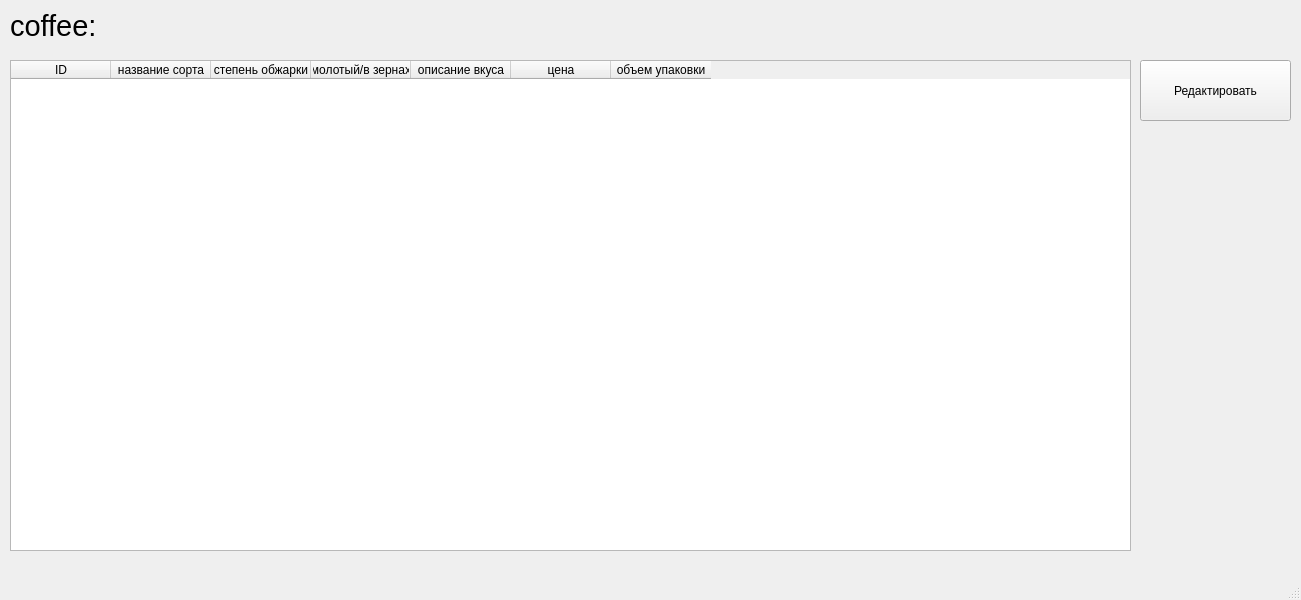
<?xml version="1.0" encoding="UTF-8"?>
<ui version="4.0">
 <class>MainWindow</class>
 <widget class="QMainWindow" name="MainWindow">
  <property name="geometry">
   <rect>
    <x>0</x>
    <y>0</y>
    <width>1301</width>
    <height>600</height>
   </rect>
  </property>
  <property name="windowTitle">
   <string>MainWindow</string>
  </property>
  <widget class="QWidget" name="centralwidget">
   <widget class="QTableWidget" name="tableWidget">
    <property name="geometry">
     <rect>
      <x>10</x>
      <y>60</y>
      <width>1121</width>
      <height>491</height>
     </rect>
    </property>
    <property name="editTriggers">
     <set>QAbstractItemView::NoEditTriggers</set>
    </property>
    <property name="alternatingRowColors">
     <bool>false</bool>
    </property>
    <column>
     <property name="text">
      <string>ID</string>
     </property>
    </column>
    <column>
     <property name="text">
      <string>название сорта</string>
     </property>
    </column>
    <column>
     <property name="text">
      <string>степень обжарки</string>
     </property>
    </column>
    <column>
     <property name="text">
      <string>молотый/в зернах</string>
     </property>
    </column>
    <column>
     <property name="text">
      <string>описание вкуса</string>
     </property>
    </column>
    <column>
     <property name="text">
      <string>цена</string>
     </property>
    </column>
    <column>
     <property name="text">
      <string>объем упаковки</string>
     </property>
    </column>
   </widget>
   <widget class="QLabel" name="label">
    <property name="geometry">
     <rect>
      <x>10</x>
      <y>10</y>
      <width>201</width>
      <height>31</height>
     </rect>
    </property>
    <property name="font">
     <font>
      <pointsize>22</pointsize>
     </font>
    </property>
    <property name="text">
     <string>coffee:</string>
    </property>
   </widget>
   <widget class="QPushButton" name="pushButton">
    <property name="geometry">
     <rect>
      <x>1140</x>
      <y>60</y>
      <width>151</width>
      <height>61</height>
     </rect>
    </property>
    <property name="text">
     <string>Редактировать</string>
    </property>
   </widget>
  </widget>
  <widget class="QMenuBar" name="menubar">
   <property name="geometry">
    <rect>
     <x>0</x>
     <y>0</y>
     <width>1301</width>
     <height>21</height>
    </rect>
   </property>
  </widget>
  <widget class="QStatusBar" name="statusbar"/>
 </widget>
 <resources/>
 <connections/>
</ui>
